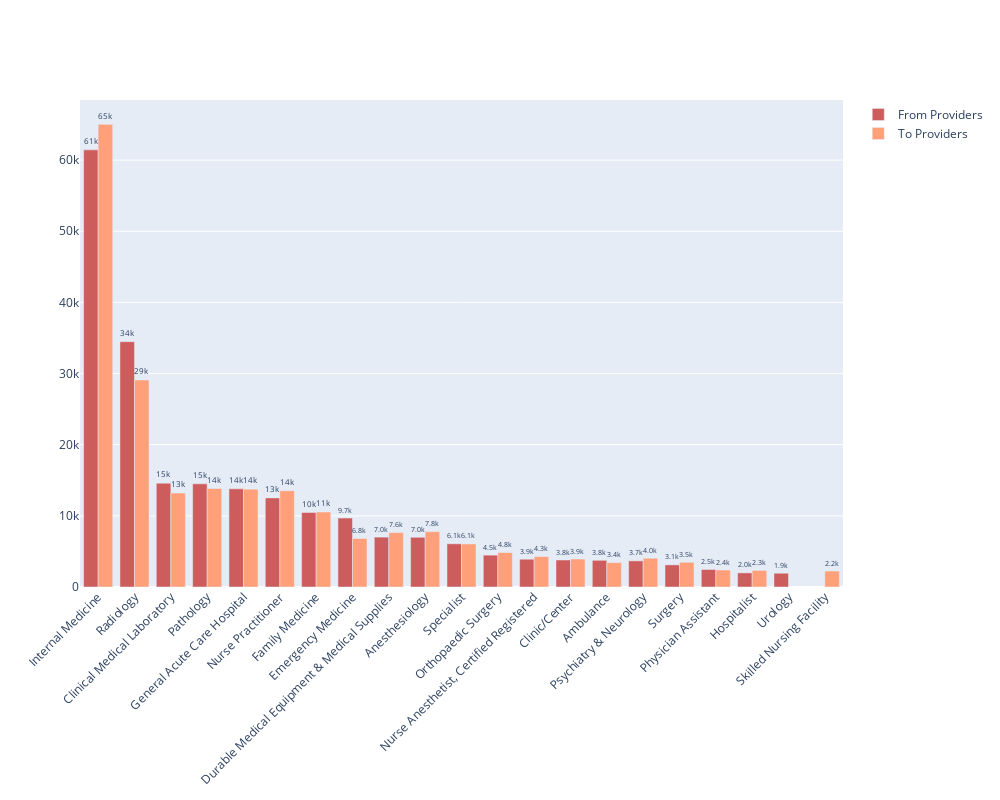

Notebook cell for this chart:
### Code cell
top20_classifications_from = top_classifications_from.sort_values(by="count", ascending = False).head(20)
top20_classifications_to = top_classifications_to.sort_values(by = "count", ascending = False).head(20)

fig = go.Figure()
fig.add_trace(go.Bar(
    x = top20_classifications_from['classification'],
    y = top20_classifications_from['count'],
    text = top20_classifications_from['count'], 
    name = 'From Providers', 
    marker_color = 'indianred'
))
fig.add_trace(go.Bar(
    x = top20_classifications_to['classification'],
    y = top20_classifications_to['count'],
    text = top20_classifications_to['count'], 
    name = 'To Providers', 
    marker_color = 'lightsalmon'
))

fig.update_layout(barmode='group', xaxis_tickangle=-45, width = 1000, height = 800)
fig.update_traces(texttemplate = '%{text:.2s}', textposition="outside", textangle = 0, textfont_size=12)
fig.show()

### Figure 1 — Plotly figure (JSON) as saved in the notebook; plotly's stock layout.template omitted (floating-point values rounded to 4 significant figures)
{"data": [{"marker": {"color": "indianred"}, "name": "From Providers", "text": [61445, 34482, 14596, 14502, 13796, 12526, 10469, 9689, 7013, 6990, 6072, 4478, 3905, 3796, 3753, 3676, 3111, 2460, 1986, 1935], "textangle": 0, "textfont": {"size": 12}, "textposition": "outside", "texttemplate": "%{text:.2s}", "type": "bar", "x": ["Internal Medicine", "Radiology", "Clinical Medical Laboratory", "Pathology", "General Acute Care Hospital", "Nurse Practitioner", "Family Medicine", "Emergency Medicine", "Durable Medical Equipment & Medical Supplies", "Anesthesiology", "Specialist", "Orthopaedic Surgery", "Nurse Anesthetist, Certified Registered", "Clinic/Center", "Ambulance", "Psychiatry & Neurology", "Surgery", "Physician Assistant", "Hospitalist", "Urology"], "y": [61445, 34482, 14596, 14502, 13796, 12526, 10469, 9689, 7013, 6990, 6072, 4478, 3905, 3796, 3753, 3676, 3111, 2460, 1986, 1935]}, {"marker": {"color": "lightsalmon"}, "name": "To Providers", "text": [65030, 29098, 13857, 13755, 13525, 13207, 10542, 7774, 7649, 6821, 6055, 4842, 4275, 4039, 3929, 3476, 3430, 2390, 2332, 2242], "textangle": 0, "textfont": {"size": 12}, "textposition": "outside", "texttemplate": "%{text:.2s}", "type": "bar", "x": ["Internal Medicine", "Radiology", "Pathology", "General Acute Care Hospital", "Nurse Practitioner", "Clinical Medical Laboratory", "Family Medicine", "Anesthesiology", "Durable Medical Equipment & Medical Supplies", "Emergency Medicine", "Specialist", "Orthopaedic Surgery", "Nurse Anesthetist, Certified Registered", "Psychiatry & Neurology", "Clinic/Center", "Surgery", "Ambulance", "Physician Assistant", "Hospitalist", "Skilled Nursing Facility"], "y": [65030, 29098, 13857, 13755, 13525, 13207, 10542, 7774, 7649, 6821, 6055, 4842, 4275, 4039, 3929, 3476, 3430, 2390, 2332, 2242]}], "layout": {"barmode": "group", "height": 800, "width": 1000, "xaxis": {"tickangle": -45}}}
